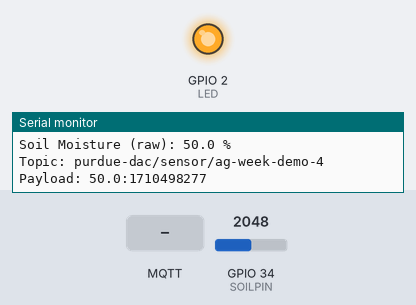
Bench run of a sketch on a simulated ESP32. Shown: output pins drawn as LEDs (lit = HIGH), the last lines printed to the serial monitor. The test bench sets the inputs (shaded band); at power-on: GPIO 34 (SOILPIN) = 2048. The local clock reads 2024-03-15 10:24:30 at power-on unless the sketch sets it; no MQTT or app messages arrive unless stated.

Above: at 8.3 s.
8.4 s: MQTT message "on" arrives on the first subscribed topic
At 13.4 s:
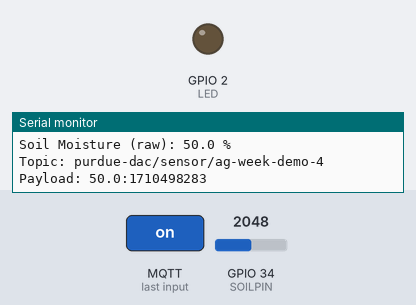
14.5 s: MQTT message "off" arrives on the first subscribed topic
Timing chart, 0 to 26.0 s (numbered marks = the images above; inputs shaded):
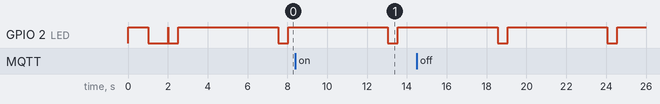

Measured:
- by itself, GPIO 2 (LED): alternates HIGH for 5.0 s and LOW for 0.50 s

The sketch:

esp32_soil.ino
```cpp
#include <Arduino.h>
#include "EspMQTTClient.h"
#include "time.h"
// Define the sensor
#define SOILPIN 34      // Connection pin
#define LED 2         // On-board LED

const char *ntpServer = "pool.ntp.org"; // Timestamp server
char deviceName[20] = "ag-week-demo-4"; // Name that uniquely identify your device

unsigned long epochTime; // Timestamp
uint32_t chipId = 0;
EspMQTTClient client(
    "Pixel7-Tam", // WiFi SSID at the maker space
    "c6c71196ae4e",    // WiFi password
    "broker.emqx.io" // MQTT Broker server IP
);

char payload[40];
char topic[50];

void onConnectionEstablished()
// This function activate when connection is established with the broker
{
  Serial.printf("Connection Established\n");
  digitalWrite(LED, HIGH); // Turn on LED
  client.subscribe(        // Subscribe to a command topic
      "purdue-dac/command",
      [](const String &payload)
      { Serial.println(payload); });
}

void setup()
{
  Serial.begin(115200);
  sprintf(topic, "purdue-dac/sensor/%s", deviceName); // Set MQTT Topic
  pinMode(LED, OUTPUT);                               // Initialize LED
  digitalWrite(LED, LOW);                           // Set LED to off
  // Printing controller detail
  for (int i = 0; i < 17; i = i + 8)
  // Read chip ID
  {
    chipId |= ((ESP.getEfuseMac() >> (40 - i)) & 0xff) << i;
  }
  Serial.printf(
      "\nESP32 Chip model = %s Rev %d\n",
      ESP.getChipModel(), ESP.getChipRevision());
  Serial.printf("This chip has %d cores\n", ESP.getChipCores());
  Serial.printf("Chip ID: %X\n", chipId);
  client.setMqttClientName(deviceName);
  client.setWifiReconnectionAttemptDelay(5000);
  configTime(0, 0, ntpServer); // For timestamp
}

void blinkLED(uint8_t pin, uint32_t timeDelay)
{
  digitalWrite(pin, !digitalRead(pin));
  delay(timeDelay);
  digitalWrite(pin, !digitalRead(pin));
}

unsigned long getTime()
{
  time_t now;
  struct tm timeinfo;
  if (!getLocalTime(&timeinfo))
  {
    return (0);
  }
  time(&now);
  return now;
}

void loop()
{
  client.loop();
  Serial.printf("-----------------------------------\n");
  // Get timestamp
  epochTime = getTime();
  Serial.printf("Timestamp: %ld\n", epochTime);
  // Check connection
  if (!client.isConnected() or epochTime == 0)
  {
    Serial.printf("WiFi Connection: %d\n", client.isWifiConnected());
    Serial.printf("MQTT Connection: %d\n", client.isMqttConnected());
    // Need to change to timer
    blinkLED(LED, 1000);
    delay(1000);
  }
  // Read values from the sensor
  else
  {
    long soilMoisture = analogRead(SOILPIN);

    // Print values to the terminal
    Serial.printf("Soil Moisture (raw): %d %\n", soilMoisture);
    float percent = (4096 - soilMoisture) / 4096.0 * 100;
    Serial.printf("Soil Moisture (raw): %.1f %\n", percent);
    // Send values to the broker
    sprintf(payload, "%.1f:%d", percent, epochTime);
    client.publish(topic, payload, true);
    Serial.printf("Topic: %s\n", topic);
    Serial.printf("Payload: %s\n", payload);
    blinkLED(LED, 500); // Blink LED to indicate new sending
    delay(5000);       // Update 10 seconds
  }
}
```
